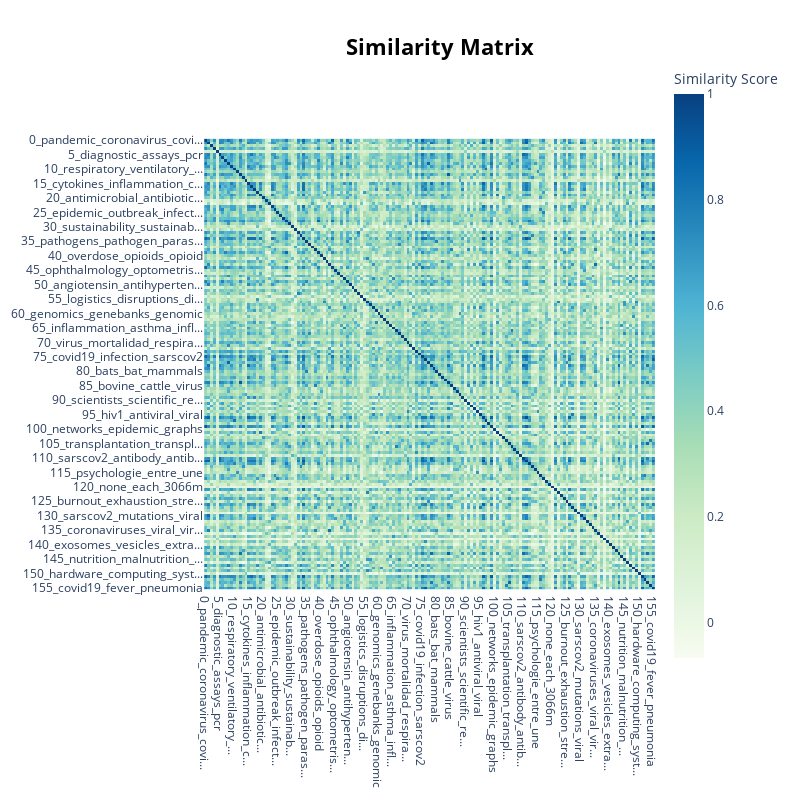

The notebook cell saved with this chart:
### Code cell
model.visualize_heatmap()

### Figure 1 — Plotly figure (JSON) as saved in the notebook; plotly's stock layout.template omitted (floating-point values rounded to 4 significant figures; data arrays with more than 128 entries replaced by an {"elided": "..."} marker saying what was removed)
{"data": [{"coloraxis": "coloraxis", "hovertemplate": "x: %{x}<br>y: %{y}<br>Similarity Score: %{z}<extra></extra>", "name": "0", "type": "heatmap", "x": {"elided": "156 str values"}, "xaxis": "x", "y": {"elided": "156 str values"}, "yaxis": "y", "z": {"elided": "156x156 float values"}}], "layout": {"coloraxis": {"colorbar": {"title": {"text": "Similarity Score"}}, "colorscale": [[0, "rgb(247,252,240)"], [0.125, "rgb(224,243,219)"], [0.25, "rgb(204,235,197)"], [0.375, "rgb(168,221,181)"], [0.5, "rgb(123,204,196)"], [0.625, "rgb(78,179,211)"], [0.75, "rgb(43,140,190)"], [0.875, "rgb(8,104,172)"], [1, "rgb(8,64,129)"]]}, "height": 800, "hoverlabel": {"bgcolor": "white", "font": {"family": "Rockwell", "size": 16}}, "legend": {"title": {"text": "Trend"}}, "margin": {"t": 60}, "showlegend": true, "title": {"font": {"color": "Black", "size": 22}, "text": "<b>Similarity Matrix</b>", "x": 0.55, "xanchor": "center", "y": 0.95, "yanchor": "top"}, "width": 800, "xaxis": {"anchor": "y", "constrain": "domain", "domain": [0, 1], "scaleanchor": "y"}, "yaxis": {"anchor": "x", "autorange": "reversed", "constrain": "domain", "domain": [0, 1]}}}
